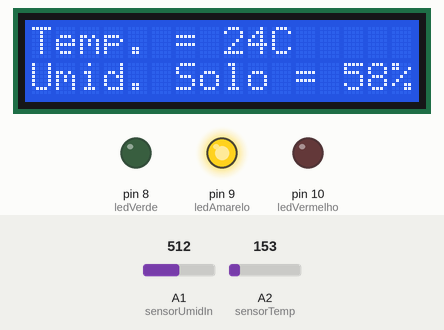
A sketch run on a simulated Arduino Uno, built with avr-gcc and run on an emulated ATmega328P. On the bench: 16×2 character LCD, output pins drawn as LEDs (lit = HIGH). The inputs (shaded band) are chosen by the test bench; at power-on: A1 (sensorUmidIn) = 512, A2 (sensorTemp) = 153. Pins used as bus, display or sensor lines are not drawn; what the sketch prints to the serial monitor is not drawn.

Above: at 5.6 s.
5.7 s: A1 (sensorUmidIn) set to 688
7.2 s: A1 (sensorUmidIn) set to 711
At 8.0 s:
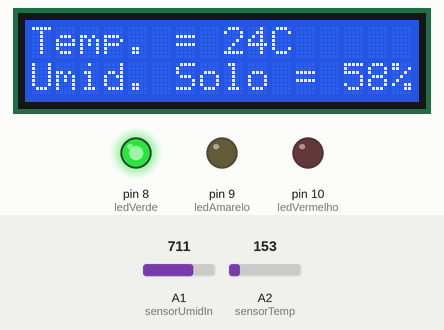
10.2 s: A2 (sensorTemp) set to 162
At 10.6 s:
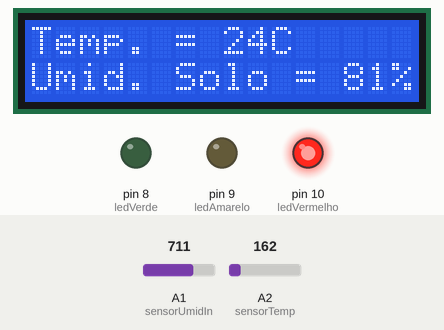
11.7 s: A2 (sensorTemp) set to 133
At 12.9 s:
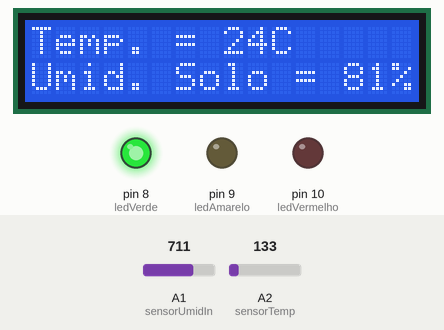
13.2 s: A1 (sensorUmidIn) set to 716
At 16.4 s:
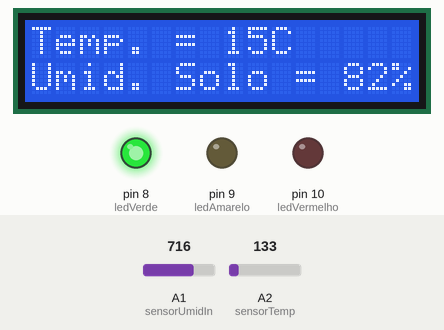
Timing chart, 0 to 17.2 s (numbered marks = the images above; inputs shaded):
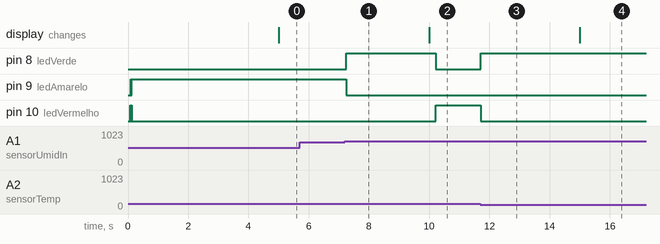

The sketch:

Codigo_Arduino_Lavoura.ino
```cpp
//--------------------------------------------------------
// Incluindo bibliotecas e definindo pinos
//--------------------------------------------------------

#include <LiquidCrystal.h>

LiquidCrystal lcd (2, 3, 4, 5, 6, 7);

int ledVerde = 8;
int ledAmarelo = 9;
int ledVermelho = 10;

int sensorTemp = A2;

int sensorUmidOut = A0;
int sensorUmidIn = A1;

//--------------------------------------------------------
// Estabalecendo variáveis utilizadas no código
//--------------------------------------------------------

int tempRaw = 0;
double tempVolt = 0;
int temp = 0;

const int array_temp = 5;
float valor_temp[array_temp];
int index_temp = 0;
int temp_atual = 0;

int umidSolo = 0;
const int array_umid = 5;
float valor_umid[array_umid];
int index_umid = 0;
int umid_atual = 0;

int mensagemAtual = 0;
int mensagemAnterior = 0;

//--------------------------------------------------------
// Definindo tipos dos pinos
//--------------------------------------------------------

void setup() {

  Serial.begin(9600);

  lcd.begin(16, 2);

  pinMode(ledVerde, OUTPUT);
  pinMode(ledAmarelo, OUTPUT);
  pinMode(ledVermelho, OUTPUT);
  pinMode(sensorTemp, INPUT);
  pinMode(sensorUmidOut, OUTPUT);
  pinMode(sensorUmidIn, INPUT);
}

//--------------------------------------------------------
// Estabelecendo o loop principal e suas funções
//--------------------------------------------------------

void loop() {

  lerUmidSolo();

  lerTemperatura();

  controleLEDs();

  mensagemAtual = millis();
  if (mensagemAtual - mensagemAnterior >= 5000){
    controleLCD();
    mensagemAnterior = mensagemAtual;
  }
}

//--------------------------------------------------------
// Relizando a leitura da umidade do solo, conversão para
// porcentagem e armazenamento e média de array
//--------------------------------------------------------

void lerUmidSolo() {

  digitalWrite(sensorUmidOut, HIGH);
  delay(10);
  umid_atual = analogRead(A1);
  digitalWrite(sensorUmidOut, LOW);

  umid_atual = map(umid_atual, 0, 872, 0, 100);

  valor_umid[index_umid] = umid_atual;
  index_umid++;
  if (index_umid >= array_umid) {
    index_umid = 0;
  }

  int soma_umid = 0;
  for (int i = 0; i < array_umid; i++) {
    soma_umid += valor_umid[i];
  }
  umidSolo = soma_umid / array_umid;

  Serial.println(umidSolo);
}

//--------------------------------------------------------
// Relizando a leitura da temperatura, conversão para
// celsius e armazenamento e média de array
//--------------------------------------------------------

void lerTemperatura() {

  tempRaw = analogRead(sensorTemp);
  tempVolt = (tempRaw / 1023.0) * 5000; // 5000 para resultado em millivots.
  temp_atual = (tempVolt-500) * 0.1;

  valor_temp[index_temp] = temp_atual;
  index_temp++;
  if (index_temp >= array_temp) {
    index_temp = 0;
  }

  int soma_temp = 0;
  for (int i = 0; i < array_temp; i++) {
    soma_temp += valor_temp[i];
  }
  temp = soma_temp / array_temp;

  Serial.println(temp);
}

//--------------------------------------------------------
// Acionando LEDs de acordo com as leituras realizadas
//--------------------------------------------------------

void controleLEDs() {
  if (umidSolo >= 80 && temp <= 25 && temp >= 15) {
    digitalWrite(ledVerde, HIGH);
    digitalWrite(ledAmarelo, LOW);
    digitalWrite(ledVermelho, LOW);
  }

  else if (umidSolo < 80 && umidSolo >= 50 || temp < 15 && temp >= 10) {
    digitalWrite(ledVerde, LOW);
    digitalWrite(ledAmarelo, HIGH);
    digitalWrite(ledVermelho, LOW);
  }
  else {
    digitalWrite(ledVerde, LOW);
    digitalWrite(ledAmarelo, LOW);
    digitalWrite(ledVermelho, HIGH);
  }
}

//--------------------------------------------------------
// Imprimindo mensagens no LCD (a cada 5 seg - vide Loop)
//--------------------------------------------------------

void controleLCD() {
  lcd.clear();
  lcd.setCursor(0, 0);
  lcd.print("Temp. = " + String(temp)+ "C");
  lcd.setCursor(0, 1);
  lcd.print("Umid. Solo = " + String(umidSolo) + "%");

}
```

Measured:
- the behaviour switches between 697 and 698 on A1 (sensorUmidIn) (found by bisection; images 0 and 1)
- the behaviour switches between 155 and 156 on A2 (sensorTemp) (found by bisection; images 1 and 2)
- after the input at 7.2 s, pin 8 (ledVerde): LOW → HIGH at once; pin 9 (ledAmarelo): HIGH → LOW at once
- after the input at 10.2 s, pin 8 (ledVerde): HIGH → LOW at once; pin 10 (ledVermelho): LOW → HIGH at once
- after the input at 11.7 s, pin 8 (ledVerde): LOW → HIGH at once; pin 10 (ledVermelho): HIGH → LOW at once
- after the input at 13.2 s, the display: changes after 1.8 s (image 4)
- by itself, pin 10 (ledVermelho): alternates HIGH for 0.02 s and LOW for 0.01 s, 4 changes in all, then stays LOW
